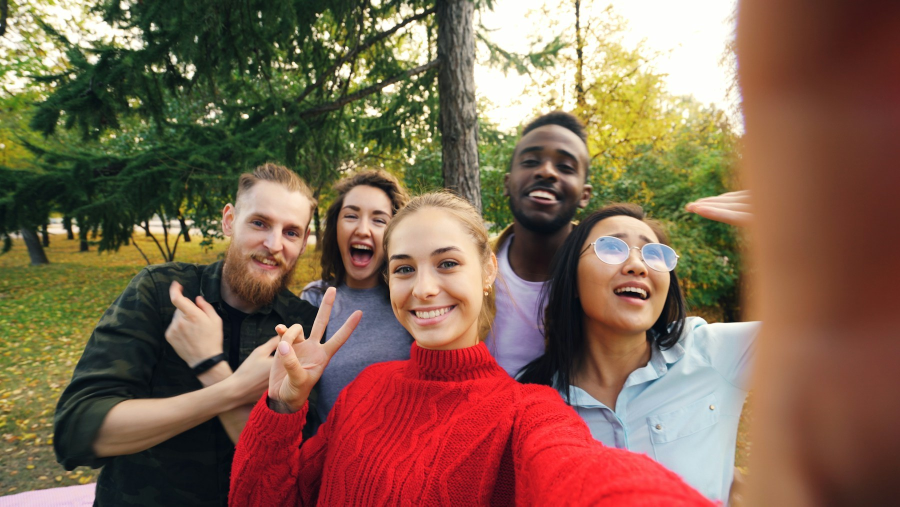
#> input picture tmp/image-recovery/diverse-friends-candidate.jpg, 1800 x 1013 px, given in place of todays-mom-hero.jpg, which was not available (shown at 1/2 size)
$ python refine_product_photography.py
#> lines starting #> are read from the running program, lines starting #| are printed output that depends on the picture; pictures that were not available may be replaced by others from this repository, and a replacement may not be noted
from pathlib import Path
import sys

from PIL import Image, ImageDraw, ImageEnhance, ImageFilter, ImageOps


ROOT = Path(__file__).resolve().parents[1]
OUTPUT_SIZE = (1600, 2000)


def load(path):
    with Image.open(ROOT / path) as image:
#> image is the input picture: PIL image 1800x1013 RGB; mean R, G, B 129.7, 100.6, 80.1
        return ImageOps.exif_transpose(image).convert("RGB")


def cover(image, size, focal=(0.5, 0.5)):
#> called with size = (1600, 2000), focal = (0.5, 0.46)
    width, height = size
#> width = 1600; height = 2000
    scale = max(width / image.width, height / image.height)
#> scale = 1.97
    resized = image.resize(
        (round(image.width * scale), round(image.height * scale)),
        Image.Resampling.LANCZOS,
    )
    left = round((resized.width - width) * focal[0])
#> left = 977
    top = round((resized.height - height) * focal[1])
#> top = 0
    left = min(max(left, 0), resized.width - width)
    top = min(max(top, 0), resized.height - height)
    return resized.crop((left, top, left + width, top + height))
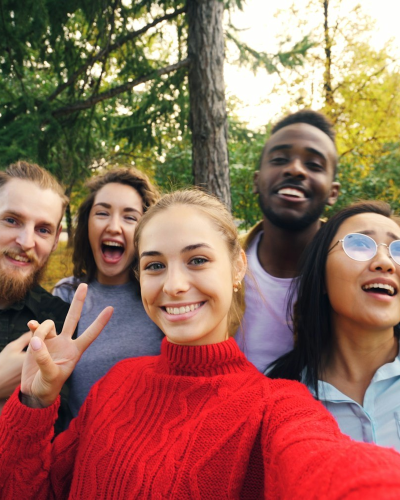
#> returned value: PIL image 1600x2000 RGB (shown at 1/4 size); mean R, G, B 148.9, 103.4, 87.8


def warm_grade(image, saturation=1.06, contrast=1.04, brightness=1.02):
#> called with saturation = 1.06, contrast = 1.04, brightness = 1.02
    image = ImageEnhance.Color(image).enhance(saturation)
#> image: PIL image 1600x2000 RGB
    image = ImageEnhance.Contrast(image).enhance(contrast)
    image = ImageEnhance.Brightness(image).enhance(brightness)

    warmth = Image.new("RGB", image.size, (255, 143, 78))
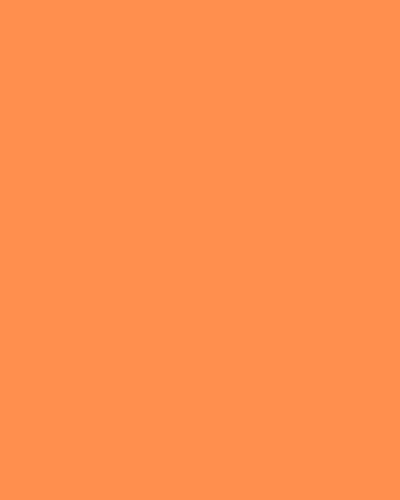
#> warmth: PIL image 1600x2000 RGB (shown at 1/4 size); mean R, G, B 255, 143, 78
    return Image.blend(image, warmth, 0.035)


def clean_grade(image):
    image = ImageEnhance.Color(image).enhance(1.02)
    image = ImageEnhance.Contrast(image).enhance(1.05)
    return ImageEnhance.Brightness(image).enhance(1.04)


# [9 lines left out: function rounded_mask, not called in this run]


def add_warm_light(image, strength=68):
#> called with strength = 48
    light = Image.new("RGBA", image.size, (0, 0, 0, 0))
#> light: PIL image 1600x2000 RGBA; every value is 0
    draw = ImageDraw.Draw(light)
    draw.ellipse(
        (-image.width // 3, image.height // 2, image.width, image.height + image.width // 2),
        fill=(255, 128, 56, strength),
    )
    light = light.filter(ImageFilter.GaussianBlur(image.width // 5))
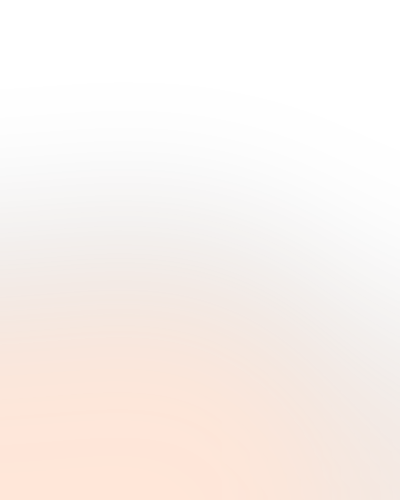
#> light: PIL image 1600x2000 RGBA (shown at 1/4 size); mean R, G, B, A 105.3, 52.8, 23.1, 19.8; transparent parts drawn white
    return Image.alpha_composite(image.convert("RGBA"), light)
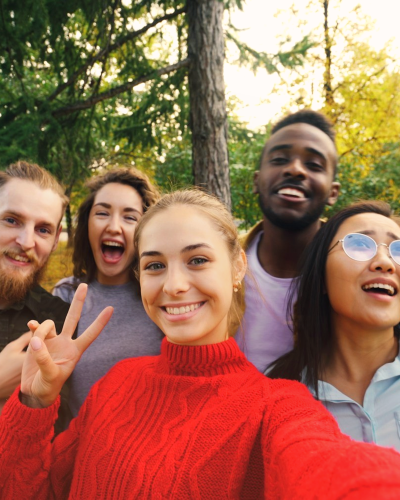
#> returned value: PIL image 1600x2000 RGBA (shown at 1/4 size); mean R, G, B, A 157.7, 105.6, 82.4, 255


def lifestyle_hero(primary_path, output_path, focal=(0.5, 0.5)):
    primary = warm_grade(cover(load(primary_path), OUTPUT_SIZE, focal=focal))
    composed = add_warm_light(primary, strength=48).convert("RGB")
    target = ROOT / output_path
    target.parent.mkdir(parents=True, exist_ok=True)
    composed.save(
        target,
        "JPEG",
        quality=86,
        optimize=True,
        progressive=True,
        subsampling=1,
    )


def equipment_hero(primary_path, output_path, focal=(0.5, 0.5)):
    canvas = clean_grade(cover(load(primary_path), OUTPUT_SIZE, focal=focal))
    target = ROOT / output_path
    target.parent.mkdir(parents=True, exist_ok=True)
    canvas.save(
        target,
        "JPEG",
        quality=86,
        optimize=True,
        progressive=True,
        subsampling=1,
    )


LIFESTYLE_HEROES = [
    (
        "public/images/software/todays-mom-hero.jpg",
        "public/images/software/todays-mom-hero.jpg",
        (0.50, 0.46),
    ),
    (
        "tmp/image-recovery/mother-baby-premium.jpg",
        "public/images/software/skinapp-hero.jpg",
        (0.45, 0.56),
    ),
    (
        "public/images/company/hero-sunrise.jpg",
        "public/images/software/ibd-care-hero.jpg",
        (0.50, 0.52),
    ),
    (
        "public/images/testimonials/nurse-elderly.jpg",
        "public/images/software/agingdrug-hero.jpg",
        (0.67, 0.50),
    ),
    (
        "tmp/image-recovery/family-laughing-premium.jpg",
        "public/images/software/chemotherapy-care-hero.jpg",
        (0.53, 0.50),
    ),
    (
        "tmp/image-recovery/nurse-patient-premium.jpg",
        "public/images/software/gib-hero.jpg",
        (0.50, 0.50),
    ),
]

EQUIPMENT_HEROES = [
    (
        "tmp/image-recovery/equip-pexels-8413159.jpg",
        "public/images/equipment/desktop-autoclave-hero.jpg",
        (0.50, 0.50),
    ),
    (
        "tmp/image-recovery/equip-pexels-8940466.jpg",
        "public/images/equipment/hospital-autoclave-hero.jpg",
        (0.50, 0.50),
    ),
    (
        "tmp/image-recovery/equip-pexels-17043389.jpg",
        "public/images/equipment/glucose-meter-hero.jpg",
        (0.50, 0.50),
    ),
    (
        "tmp/image-recovery/equip-pexels-17071587.jpg",
        "public/images/equipment/glucose-strips-hero.jpg",
        (0.50, 0.50),
    ),
]

TESTIMONIAL_REPLACEMENTS = [
    (
        "tmp/image-recovery/mother-baby-premium.jpg",
        "public/images/testimonials/mother-baby.jpg",
        (0.40, 0.50),
    ),
    (
        "tmp/image-recovery/family-laughing-premium.jpg",
        "public/images/testimonials/family-sunset.jpg",
        (0.50, 0.50),
    ),
]


mode = sys.argv[1] if len(sys.argv) > 1 else "all"

if mode in {"all", "lifestyle"}:
    for source, output, focal in LIFESTYLE_HEROES:
        lifestyle_hero(source, output, focal)
        print(f"lifestyle: {source} -> {output}")
#> pass 2 of the loop `for source, output, focal in LIFESTYLE_HEROES:`:
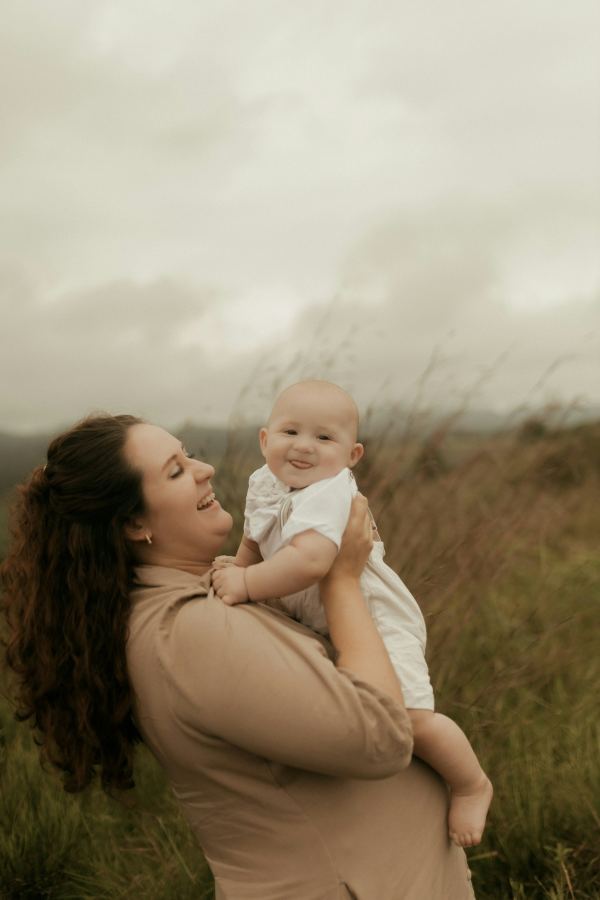
#> input picture tmp/image-recovery/mother-baby-premium.jpg, 1800 x 2700 px (shown at 1/3 size)
#> in load, image is the input picture: PIL image 1800x2700 RGB; mean R, G, B 152.5, 141, 118.2
#> resized: PIL image 1600x2400 RGB
#> pass 3 of the loop `for source, output, focal in LIFESTYLE_HEROES:`:
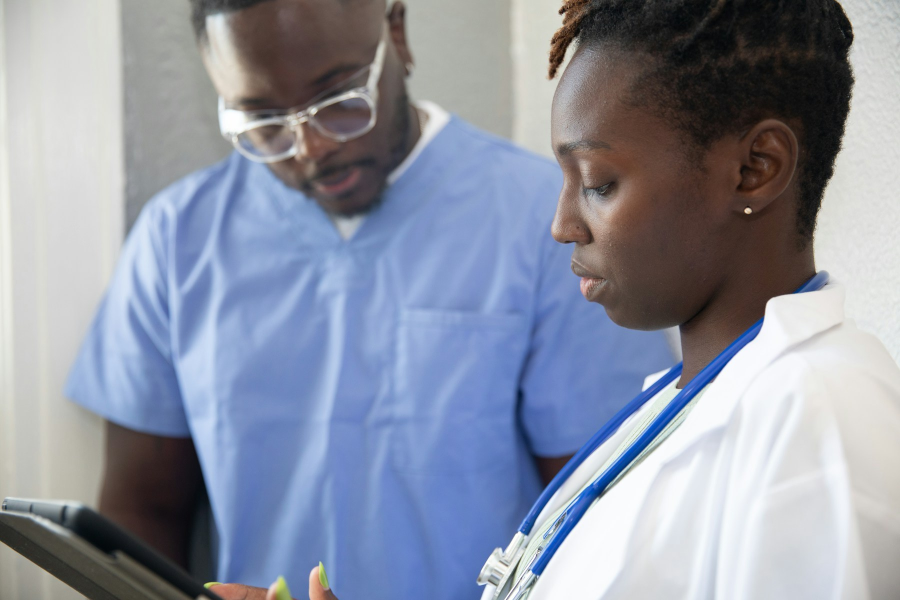
#> input picture tmp/image-recovery/doctor-care-candidate.jpg, 1800 x 1200 px, given in place of hero-sunrise.jpg, which was not available (shown at 1/2 size)
#> in load, image is the input picture: PIL image 1800x1200 RGB; mean R, G, B 140.8, 146.9, 162.8
#> resized: PIL image 3000x2000 RGB
#> the loop made 6 passes; the first 3 are shown

if mode in {"all", "equipment"}:
    for primary, output, focal in EQUIPMENT_HEROES:
        equipment_hero(primary, output, focal)
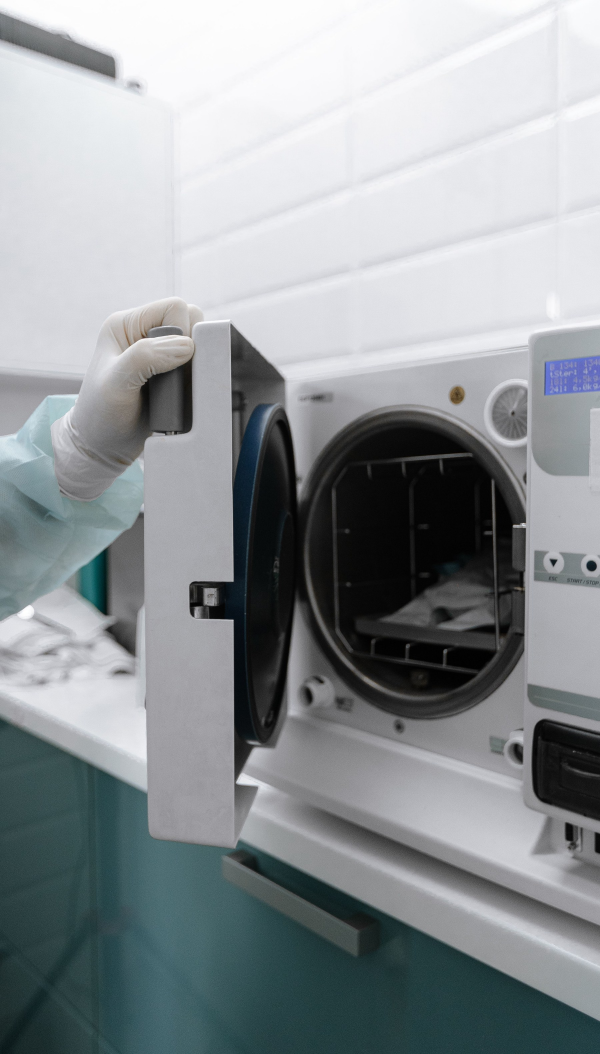
#> input picture tmp/image-recovery/equip-pexels-8413159.jpg, 1800 x 3162 px (shown at 1/3 size)
#> in load, image is the input picture: PIL image 1800x3162 RGB; mean R, G, B 143.3, 148.9, 151.9
#> in cover (call 7), `scale = max(width / image.width, height / image.height)`: scale = 0.889
#> in cover (call 7), `left = round((resized.width - width) * focal[0])`: left = 0
#> in cover (call 7), `top = round((resized.height - height) * focal[1])`: top = 406
#> in cover (call 7), `return resized.crop((left, top, left + width, top + height))`:
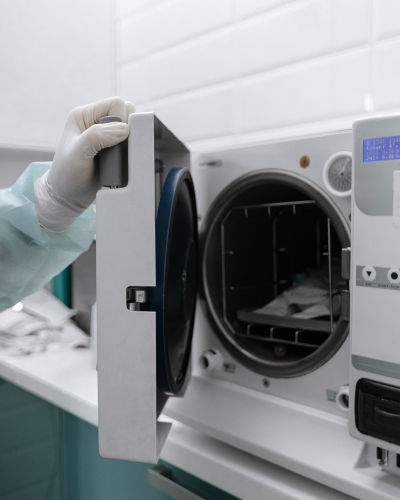
#> returned value: PIL image 1600x2000 RGB (shown at 1/4 size); mean R, G, B 141.1, 144.3, 147.5
        print(f"equipment: {primary} -> {output}")
#> pass 2 of the loop `for primary, output, focal in EQUIPMENT_HEROES:`:
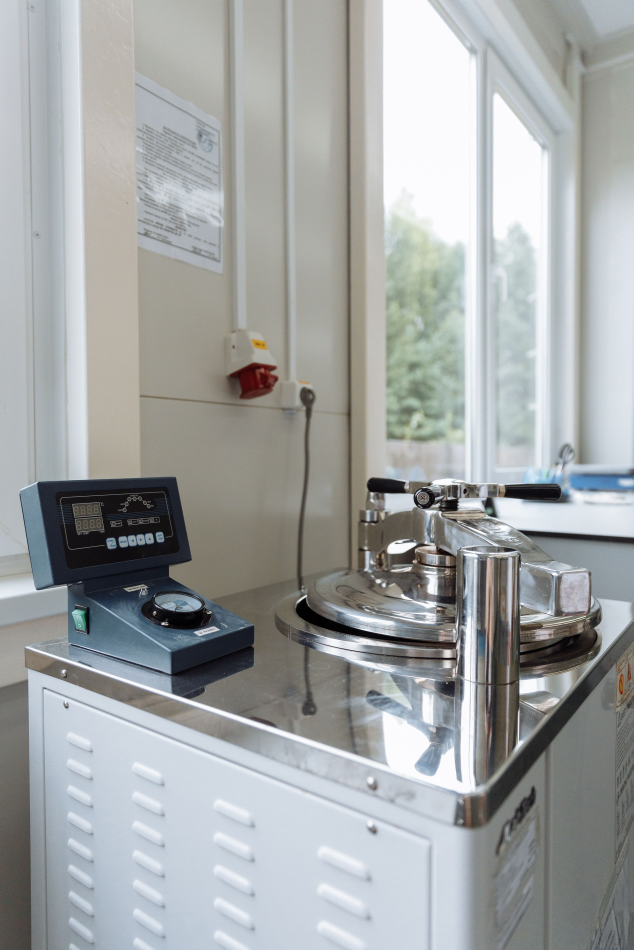
#> input picture tmp/image-recovery/equip-pexels-8940466.jpg, 1900 x 2850 px (shown at 1/3 size)
#> in load, image is the input picture: PIL image 1900x2850 RGB; mean R, G, B 162.5, 165.7, 165.6
#> scale = 0.842
#> resized: PIL image 1600x2400 RGB
#> top = 200
#> in cover (call 8), `return resized.crop((left, top, left + width, top + height))`:
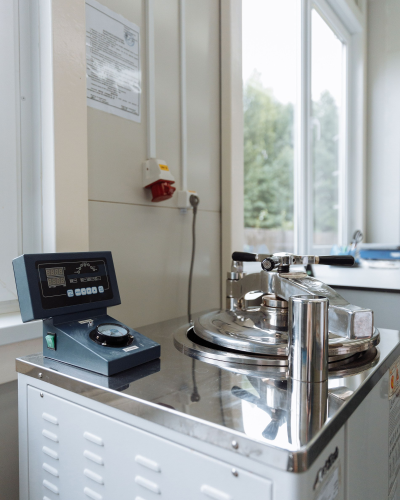
#> returned value: PIL image 1600x2000 RGB (shown at 1/4 size); mean R, G, B 159.8, 162.7, 162.2
#> pass 3 of the loop `for primary, output, focal in EQUIPMENT_HEROES:`:
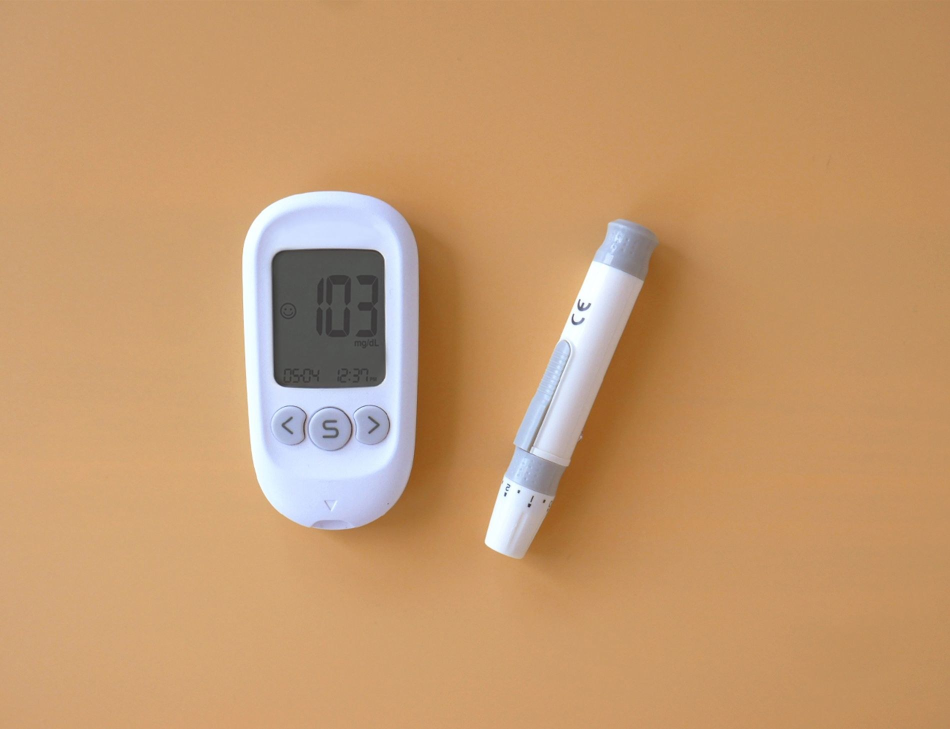
#> input picture tmp/image-recovery/equip-pexels-17043389.jpg, 1900 x 1458 px (shown at 1/2 size)
#> in load, image is the input picture: PIL image 1900x1458 RGB; mean R, G, B 196.5, 153.2, 110.4
#> scale = 1.37
#> resized: PIL image 2606x2000 RGB
#> left = 503
#> top = 0
#> in cover (call 9), `return resized.crop((left, top, left + width, top + height))`:
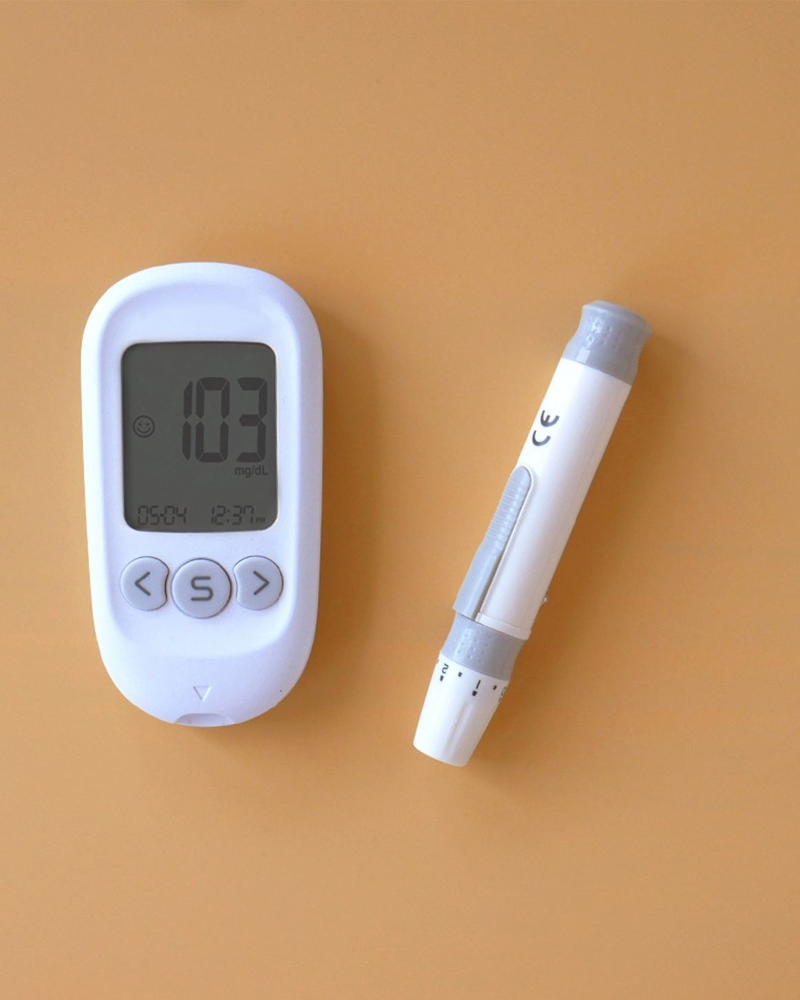
#> returned value: PIL image 1600x2000 RGB (shown at 1/2 size); mean R, G, B 193.7, 152.9, 113.5
#> (the run stopped early here; a loop or call above may not have finished)
